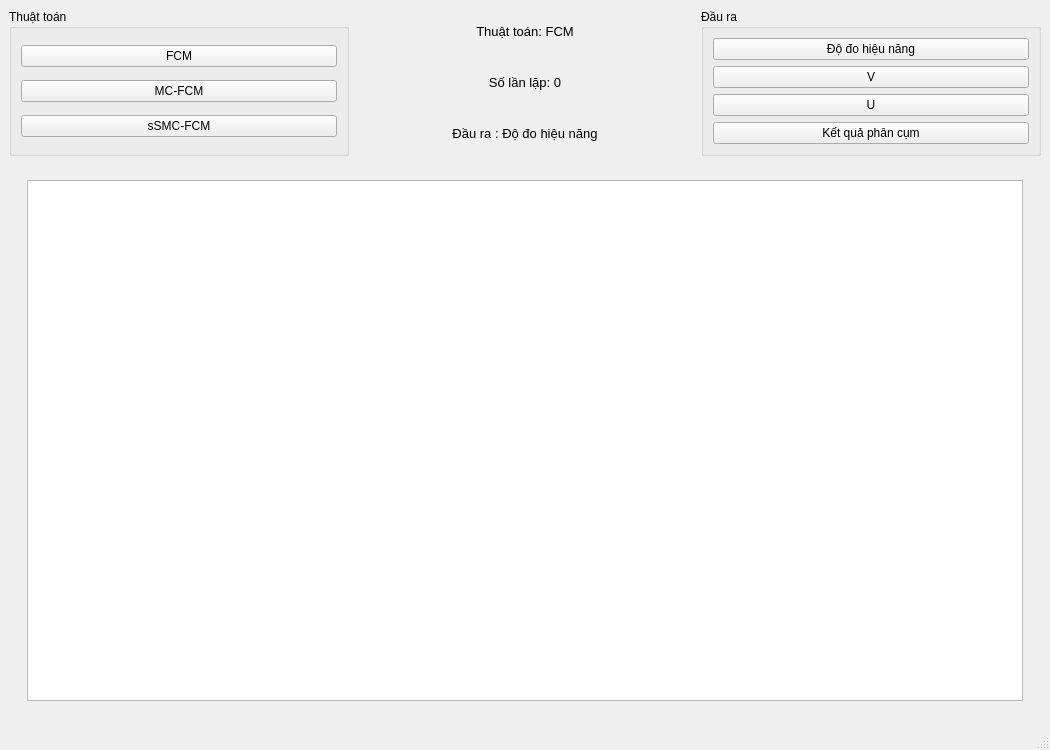
<?xml version="1.0" encoding="UTF-8"?>
<ui version="4.0">
 <class>MainWindow</class>
 <widget class="QMainWindow" name="MainWindow">
  <property name="geometry">
   <rect>
    <x>0</x>
    <y>0</y>
    <width>1050</width>
    <height>750</height>
   </rect>
  </property>
  <property name="windowTitle">
   <string>MainWindow</string>
  </property>
  <property name="animated">
   <bool>true</bool>
  </property>
  <widget class="QWidget" name="centralwidget">
   <layout class="QGridLayout" name="gridLayout_5">
    <item row="0" column="1">
     <widget class="QLabel" name="label">
      <property name="font">
       <font>
        <pointsize>10</pointsize>
       </font>
      </property>
      <property name="text">
       <string>&lt;html&gt;&lt;head/&gt;&lt;body&gt;&lt;p&gt;Thuật toán: FCM&lt;/p&gt;&lt;/body&gt;&lt;/html&gt;</string>
      </property>
      <property name="alignment">
       <set>Qt::AlignCenter</set>
      </property>
     </widget>
    </item>
    <item row="2" column="1">
     <widget class="QLabel" name="label_2">
      <property name="font">
       <font>
        <pointsize>10</pointsize>
       </font>
      </property>
      <property name="text">
       <string>&lt;html&gt;&lt;head/&gt;&lt;body&gt;&lt;p&gt;Đầu ra : Độ đo hiệu năng&lt;/p&gt;&lt;/body&gt;&lt;/html&gt;</string>
      </property>
      <property name="alignment">
       <set>Qt::AlignCenter</set>
      </property>
     </widget>
    </item>
    <item row="0" column="2" rowspan="3">
     <widget class="QGroupBox" name="groupBox_2">
      <property name="title">
       <string>Đầu ra</string>
      </property>
      <layout class="QGridLayout" name="gridLayout_4">
       <item row="2" column="0">
        <widget class="QPushButton" name="pushButton_5">
         <property name="text">
          <string>U</string>
         </property>
        </widget>
       </item>
       <item row="0" column="0">
        <widget class="QPushButton" name="pushButton_4">
         <property name="text">
          <string>Độ đo hiệu năng</string>
         </property>
        </widget>
       </item>
       <item row="1" column="0">
        <widget class="QPushButton" name="pushButton_6">
         <property name="text">
          <string>V</string>
         </property>
        </widget>
       </item>
       <item row="3" column="0">
        <widget class="QPushButton" name="pushButton_7">
         <property name="text">
          <string>Kết quả phân cụm</string>
         </property>
        </widget>
       </item>
      </layout>
     </widget>
    </item>
    <item row="0" column="0" rowspan="3">
     <widget class="QGroupBox" name="groupBox">
      <property name="title">
       <string>Thuật toán</string>
      </property>
      <layout class="QGridLayout" name="gridLayout">
       <item row="0" column="0">
        <widget class="QPushButton" name="pushButton">
         <property name="text">
          <string>FCM</string>
         </property>
        </widget>
       </item>
       <item row="1" column="0">
        <widget class="QPushButton" name="pushButton_2">
         <property name="text">
          <string>MC-FCM</string>
         </property>
        </widget>
       </item>
       <item row="2" column="0">
        <widget class="QPushButton" name="pushButton_3">
         <property name="text">
          <string>sSMC-FCM</string>
         </property>
        </widget>
       </item>
      </layout>
     </widget>
    </item>
    <item row="3" column="0" colspan="3">
     <widget class="QStackedWidget" name="stackedWidget">
      <property name="currentIndex">
       <number>0</number>
      </property>
      <widget class="QWidget" name="page_fcm">
       <layout class="QGridLayout" name="gridLayout_2">
        <item row="0" column="0" colspan="2">
         <widget class="QStackedWidget" name="stackWidget_fcm">
          <property name="currentIndex">
           <number>3</number>
          </property>
          <widget class="QWidget" name="page_fcm_eval">
           <layout class="QGridLayout" name="gridLayout_3">
            <item row="0" column="0">
             <widget class="QTableWidget" name="table_fcm_eval">
              <attribute name="horizontalHeaderCascadingSectionResizes">
               <bool>false</bool>
              </attribute>
             </widget>
            </item>
           </layout>
          </widget>
          <widget class="QWidget" name="page_fcm_U">
           <layout class="QGridLayout" name="gridLayout_6">
            <item row="0" column="0">
             <widget class="QTableWidget" name="table_fcm_U"/>
            </item>
           </layout>
          </widget>
          <widget class="QWidget" name="page_fcm_V">
           <layout class="QGridLayout" name="gridLayout_7">
            <item row="0" column="0">
             <widget class="QTableWidget" name="table_fcm_V"/>
            </item>
           </layout>
          </widget>
          <widget class="QWidget" name="page_fcm_label">
           <layout class="QGridLayout" name="gridLayout_18">
            <item row="0" column="0">
             <widget class="QTableWidget" name="table_fcm_label">
              <property name="sizeAdjustPolicy">
               <enum>QAbstractScrollArea::AdjustToContents</enum>
              </property>
             </widget>
            </item>
           </layout>
          </widget>
         </widget>
        </item>
       </layout>
      </widget>
      <widget class="QWidget" name="page_mc">
       <layout class="QGridLayout" name="gridLayout_8">
        <item row="0" column="0">
         <widget class="QStackedWidget" name="stackWidget_mc">
          <widget class="QWidget" name="page_mc_eval">
           <layout class="QGridLayout" name="gridLayout_9">
            <item row="0" column="0">
             <widget class="QTableWidget" name="table_mc_eval">
              <property name="autoScroll">
               <bool>true</bool>
              </property>
              <property name="alternatingRowColors">
               <bool>false</bool>
              </property>
              <property name="selectionMode">
               <enum>QAbstractItemView::ExtendedSelection</enum>
              </property>
             </widget>
            </item>
           </layout>
          </widget>
          <widget class="QWidget" name="page_mc_U">
           <layout class="QGridLayout" name="gridLayout_10">
            <item row="0" column="0">
             <widget class="QTableWidget" name="table_mc_U"/>
            </item>
           </layout>
          </widget>
          <widget class="QWidget" name="page_mc_V">
           <layout class="QGridLayout" name="gridLayout_11">
            <item row="0" column="0">
             <widget class="QTableWidget" name="table_mc_V"/>
            </item>
           </layout>
          </widget>
          <widget class="QWidget" name="page_mc_label">
           <layout class="QGridLayout" name="gridLayout_17">
            <item row="0" column="0">
             <widget class="QTableWidget" name="table_mc_label"/>
            </item>
           </layout>
          </widget>
         </widget>
        </item>
       </layout>
      </widget>
      <widget class="QWidget" name="page_ssmc">
       <layout class="QGridLayout" name="gridLayout_12">
        <item row="0" column="0">
         <widget class="QStackedWidget" name="stackWidget_ssmc">
          <property name="currentIndex">
           <number>0</number>
          </property>
          <widget class="QWidget" name="page_ssmc_eval">
           <layout class="QGridLayout" name="gridLayout_13">
            <item row="0" column="0">
             <widget class="QTableWidget" name="table_ssmc_eval"/>
            </item>
           </layout>
          </widget>
          <widget class="QWidget" name="page_ssmc_U">
           <layout class="QGridLayout" name="gridLayout_14">
            <item row="0" column="0">
             <widget class="QTableWidget" name="table_ssmc_U"/>
            </item>
           </layout>
          </widget>
          <widget class="QWidget" name="page_ssmc_V">
           <layout class="QGridLayout" name="gridLayout_15">
            <item row="0" column="0">
             <widget class="QTableWidget" name="table_ssmc_V"/>
            </item>
           </layout>
          </widget>
          <widget class="QWidget" name="page_ssmc_label">
           <layout class="QGridLayout" name="gridLayout_16">
            <item row="0" column="0">
             <widget class="QTableWidget" name="table_ssmc_label"/>
            </item>
           </layout>
          </widget>
         </widget>
        </item>
       </layout>
      </widget>
     </widget>
    </item>
    <item row="1" column="1">
     <widget class="QLabel" name="label_3">
      <property name="font">
       <font>
        <pointsize>10</pointsize>
       </font>
      </property>
      <property name="text">
       <string>Số lần lặp: 0</string>
      </property>
      <property name="alignment">
       <set>Qt::AlignCenter</set>
      </property>
     </widget>
    </item>
   </layout>
  </widget>
  <widget class="QMenuBar" name="menubar">
   <property name="geometry">
    <rect>
     <x>0</x>
     <y>0</y>
     <width>1050</width>
     <height>26</height>
    </rect>
   </property>
  </widget>
  <widget class="QStatusBar" name="statusbar"/>
 </widget>
 <resources/>
 <connections/>
</ui>
